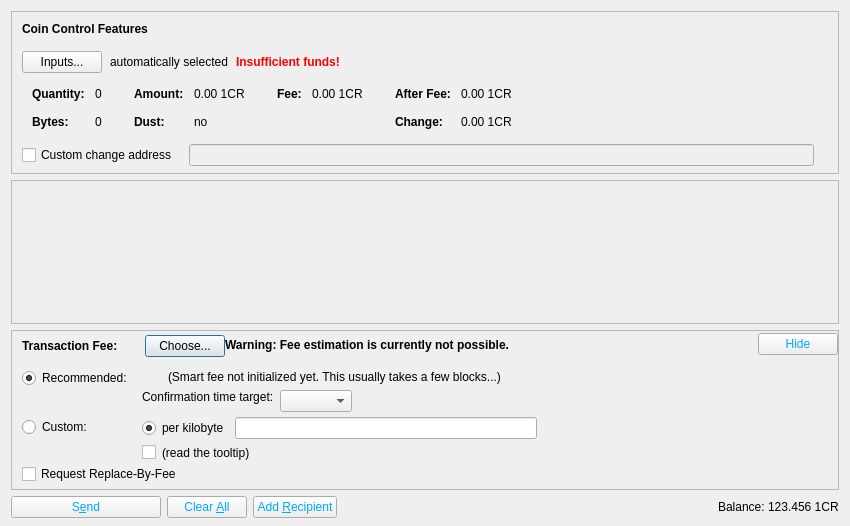
<?xml version="1.0" encoding="UTF-8"?>
<ui version="4.0">
 <class>SendCoinsDialog</class>
 <widget class="QDialog" name="SendCoinsDialog">
  <property name="geometry">
   <rect>
    <x>0</x>
    <y>0</y>
    <width>850</width>
    <height>526</height>
   </rect>
  </property>
  <property name="windowTitle">
   <string>Send Coins</string>
  </property>
  <layout class="QVBoxLayout" name="verticalLayout" stretch="0,1,0,0">
   <property name="bottomMargin">
    <number>8</number>
   </property>
   <item>
    <widget class="QFrame" name="frameCoinControl">
     <property name="sizePolicy">
      <sizepolicy hsizetype="Expanding" vsizetype="Expanding">
       <horstretch>0</horstretch>
       <verstretch>0</verstretch>
      </sizepolicy>
     </property>
     <property name="maximumSize">
      <size>
       <width>16777215</width>
       <height>16777215</height>
      </size>
     </property>
     <property name="frameShape">
      <enum>QFrame::StyledPanel</enum>
     </property>
     <property name="frameShadow">
      <enum>QFrame::Sunken</enum>
     </property>
     <layout class="QVBoxLayout" name="verticalLayoutCoinControl2">
      <property name="spacing">
       <number>0</number>
      </property>
      <property name="leftMargin">
       <number>0</number>
      </property>
      <property name="topMargin">
       <number>0</number>
      </property>
      <property name="rightMargin">
       <number>0</number>
      </property>
      <property name="bottomMargin">
       <number>6</number>
      </property>
      <item>
       <layout class="QVBoxLayout" name="verticalLayoutCoinControl" stretch="0,0,0,0,1">
        <property name="spacing">
         <number>0</number>
        </property>
        <property name="leftMargin">
         <number>10</number>
        </property>
        <property name="topMargin">
         <number>10</number>
        </property>
        <item>
         <layout class="QHBoxLayout" name="horizontalLayoutCoinControl1">
          <property name="bottomMargin">
           <number>15</number>
          </property>
          <item>
           <widget class="QLabel" name="labelCoinControlFeatures">
            <property name="sizePolicy">
             <sizepolicy hsizetype="Preferred" vsizetype="Maximum">
              <horstretch>0</horstretch>
              <verstretch>0</verstretch>
             </sizepolicy>
            </property>
            <property name="font">
             <font>
              <weight>75</weight>
              <bold>true</bold>
             </font>
            </property>
            <property name="styleSheet">
             <string notr="true">font-weight:bold;</string>
            </property>
            <property name="text">
             <string>Coin Control Features</string>
            </property>
           </widget>
          </item>
         </layout>
        </item>
        <item>
         <layout class="QHBoxLayout" name="horizontalLayoutCoinControl2" stretch="0,0,0,0">
          <property name="spacing">
           <number>8</number>
          </property>
          <property name="bottomMargin">
           <number>10</number>
          </property>
          <item>
           <widget class="QPushButton" name="pushButtonCoinControl">
            <property name="styleSheet">
             <string notr="true"/>
            </property>
            <property name="text">
             <string>Inputs...</string>
            </property>
            <property name="autoDefault">
             <bool>false</bool>
            </property>
           </widget>
          </item>
          <item>
           <widget class="QLabel" name="labelCoinControlAutomaticallySelected">
            <property name="text">
             <string>automatically selected</string>
            </property>
            <property name="margin">
             <number>5</number>
            </property>
           </widget>
          </item>
          <item>
           <widget class="QLabel" name="labelCoinControlInsuffFunds">
            <property name="font">
             <font>
              <weight>75</weight>
              <bold>true</bold>
             </font>
            </property>
            <property name="styleSheet">
             <string notr="true">color:red;font-weight:bold;</string>
            </property>
            <property name="text">
             <string>Insufficient funds!</string>
            </property>
            <property name="margin">
             <number>5</number>
            </property>
           </widget>
          </item>
          <item>
           <spacer name="horizontalSpacerCoinControl">
            <property name="orientation">
             <enum>Qt::Horizontal</enum>
            </property>
            <property name="sizeHint" stdset="0">
             <size>
              <width>40</width>
              <height>1</height>
             </size>
            </property>
           </spacer>
          </item>
         </layout>
        </item>
        <item>
         <widget class="QWidget" name="widgetCoinControl" native="true">
          <property name="sizePolicy">
           <sizepolicy hsizetype="Preferred" vsizetype="Preferred">
            <horstretch>0</horstretch>
            <verstretch>0</verstretch>
           </sizepolicy>
          </property>
          <property name="minimumSize">
           <size>
            <width>0</width>
            <height>0</height>
           </size>
          </property>
          <property name="styleSheet">
           <string notr="true"/>
          </property>
          <layout class="QHBoxLayout" name="horizontalLayoutCoinControl5">
           <property name="leftMargin">
            <number>0</number>
           </property>
           <property name="topMargin">
            <number>0</number>
           </property>
           <property name="rightMargin">
            <number>0</number>
           </property>
           <property name="bottomMargin">
            <number>0</number>
           </property>
           <item>
            <layout class="QHBoxLayout" name="horizontalLayoutCoinControl3" stretch="0,0,0,1">
             <property name="spacing">
              <number>20</number>
             </property>
             <property name="topMargin">
              <number>0</number>
             </property>
             <property name="bottomMargin">
              <number>10</number>
             </property>
             <item>
              <layout class="QFormLayout" name="formLayoutCoinControl1">
               <property name="horizontalSpacing">
                <number>10</number>
               </property>
               <property name="verticalSpacing">
                <number>14</number>
               </property>
               <property name="leftMargin">
                <number>10</number>
               </property>
               <property name="topMargin">
                <number>4</number>
               </property>
               <property name="rightMargin">
                <number>6</number>
               </property>
               <item row="0" column="0">
                <widget class="QLabel" name="labelCoinControlQuantityText">
                 <property name="font">
                  <font>
                   <weight>75</weight>
                   <bold>true</bold>
                  </font>
                 </property>
                 <property name="text">
                  <string>Quantity:</string>
                 </property>
                 <property name="margin">
                  <number>0</number>
                 </property>
                </widget>
               </item>
               <item row="0" column="1">
                <widget class="QLabel" name="labelCoinControlQuantity">
                 <property name="cursor">
                  <cursorShape>IBeamCursor</cursorShape>
                 </property>
                 <property name="contextMenuPolicy">
                  <enum>Qt::ActionsContextMenu</enum>
                 </property>
                 <property name="text">
                  <string notr="true">0</string>
                 </property>
                 <property name="margin">
                  <number>0</number>
                 </property>
                 <property name="textInteractionFlags">
                  <set>Qt::LinksAccessibleByMouse|Qt::TextSelectableByKeyboard|Qt::TextSelectableByMouse</set>
                 </property>
                </widget>
               </item>
               <item row="1" column="0">
                <widget class="QLabel" name="labelCoinControlBytesText">
                 <property name="font">
                  <font>
                   <weight>75</weight>
                   <bold>true</bold>
                  </font>
                 </property>
                 <property name="text">
                  <string>Bytes:</string>
                 </property>
                </widget>
               </item>
               <item row="1" column="1">
                <widget class="QLabel" name="labelCoinControlBytes">
                 <property name="cursor">
                  <cursorShape>IBeamCursor</cursorShape>
                 </property>
                 <property name="contextMenuPolicy">
                  <enum>Qt::ActionsContextMenu</enum>
                 </property>
                 <property name="text">
                  <string notr="true">0</string>
                 </property>
                 <property name="textInteractionFlags">
                  <set>Qt::LinksAccessibleByMouse|Qt::TextSelectableByKeyboard|Qt::TextSelectableByMouse</set>
                 </property>
                </widget>
               </item>
              </layout>
             </item>
             <item>
              <layout class="QFormLayout" name="formLayoutCoinControl2">
               <property name="horizontalSpacing">
                <number>10</number>
               </property>
               <property name="verticalSpacing">
                <number>14</number>
               </property>
               <property name="leftMargin">
                <number>6</number>
               </property>
               <property name="topMargin">
                <number>4</number>
               </property>
               <property name="rightMargin">
                <number>6</number>
               </property>
               <item row="0" column="0">
                <widget class="QLabel" name="labelCoinControlAmountText">
                 <property name="font">
                  <font>
                   <weight>75</weight>
                   <bold>true</bold>
                  </font>
                 </property>
                 <property name="text">
                  <string>Amount:</string>
                 </property>
                 <property name="margin">
                  <number>0</number>
                 </property>
                </widget>
               </item>
               <item row="0" column="1">
                <widget class="QLabel" name="labelCoinControlAmount">
                 <property name="cursor">
                  <cursorShape>IBeamCursor</cursorShape>
                 </property>
                 <property name="contextMenuPolicy">
                  <enum>Qt::ActionsContextMenu</enum>
                 </property>
                 <property name="text">
                  <string notr="true">0.00 1CR</string>
                 </property>
                 <property name="textInteractionFlags">
                  <set>Qt::LinksAccessibleByMouse|Qt::TextSelectableByKeyboard|Qt::TextSelectableByMouse</set>
                 </property>
                </widget>
               </item>
               <item row="1" column="0">
                <widget class="QLabel" name="labelCoinControlLowOutputText">
                 <property name="font">
                  <font>
                   <weight>75</weight>
                   <bold>true</bold>
                  </font>
                 </property>
                 <property name="text">
                  <string>Dust:</string>
                 </property>
                </widget>
               </item>
               <item row="1" column="1">
                <widget class="QLabel" name="labelCoinControlLowOutput">
                 <property name="cursor">
                  <cursorShape>IBeamCursor</cursorShape>
                 </property>
                 <property name="contextMenuPolicy">
                  <enum>Qt::ActionsContextMenu</enum>
                 </property>
                 <property name="text">
                  <string notr="true">no</string>
                 </property>
                 <property name="textInteractionFlags">
                  <set>Qt::LinksAccessibleByMouse|Qt::TextSelectableByKeyboard|Qt::TextSelectableByMouse</set>
                 </property>
                </widget>
               </item>
              </layout>
             </item>
             <item>
              <layout class="QFormLayout" name="formLayoutCoinControl3">
               <property name="horizontalSpacing">
                <number>10</number>
               </property>
               <property name="verticalSpacing">
                <number>14</number>
               </property>
               <property name="leftMargin">
                <number>6</number>
               </property>
               <property name="topMargin">
                <number>4</number>
               </property>
               <property name="rightMargin">
                <number>6</number>
               </property>
               <item row="0" column="0">
                <widget class="QLabel" name="labelCoinControlFeeText">
                 <property name="font">
                  <font>
                   <weight>75</weight>
                   <bold>true</bold>
                  </font>
                 </property>
                 <property name="text">
                  <string>Fee:</string>
                 </property>
                 <property name="margin">
                  <number>0</number>
                 </property>
                </widget>
               </item>
               <item row="0" column="1">
                <widget class="QLabel" name="labelCoinControlFee">
                 <property name="cursor">
                  <cursorShape>IBeamCursor</cursorShape>
                 </property>
                 <property name="contextMenuPolicy">
                  <enum>Qt::ActionsContextMenu</enum>
                 </property>
                 <property name="text">
                  <string notr="true">0.00 1CR</string>
                 </property>
                 <property name="textInteractionFlags">
                  <set>Qt::LinksAccessibleByMouse|Qt::TextSelectableByKeyboard|Qt::TextSelectableByMouse</set>
                 </property>
                </widget>
               </item>
              </layout>
             </item>
             <item>
              <layout class="QFormLayout" name="formLayoutCoinControl4">
               <property name="horizontalSpacing">
                <number>10</number>
               </property>
               <property name="verticalSpacing">
                <number>14</number>
               </property>
               <property name="leftMargin">
                <number>6</number>
               </property>
               <property name="topMargin">
                <number>4</number>
               </property>
               <property name="rightMargin">
                <number>6</number>
               </property>
               <item row="0" column="0">
                <widget class="QLabel" name="labelCoinControlAfterFeeText">
                 <property name="font">
                  <font>
                   <weight>75</weight>
                   <bold>true</bold>
                  </font>
                 </property>
                 <property name="text">
                  <string>After Fee:</string>
                 </property>
                 <property name="margin">
                  <number>0</number>
                 </property>
                </widget>
               </item>
               <item row="0" column="1">
                <widget class="QLabel" name="labelCoinControlAfterFee">
                 <property name="cursor">
                  <cursorShape>IBeamCursor</cursorShape>
                 </property>
                 <property name="contextMenuPolicy">
                  <enum>Qt::ActionsContextMenu</enum>
                 </property>
                 <property name="text">
                  <string notr="true">0.00 1CR</string>
                 </property>
                 <property name="textInteractionFlags">
                  <set>Qt::LinksAccessibleByMouse|Qt::TextSelectableByKeyboard|Qt::TextSelectableByMouse</set>
                 </property>
                </widget>
               </item>
               <item row="1" column="0">
                <widget class="QLabel" name="labelCoinControlChangeText">
                 <property name="font">
                  <font>
                   <weight>75</weight>
                   <bold>true</bold>
                  </font>
                 </property>
                 <property name="text">
                  <string>Change:</string>
                 </property>
                </widget>
               </item>
               <item row="1" column="1">
                <widget class="QLabel" name="labelCoinControlChange">
                 <property name="cursor">
                  <cursorShape>IBeamCursor</cursorShape>
                 </property>
                 <property name="contextMenuPolicy">
                  <enum>Qt::ActionsContextMenu</enum>
                 </property>
                 <property name="text">
                  <string notr="true">0.00 1CR</string>
                 </property>
                 <property name="textInteractionFlags">
                  <set>Qt::LinksAccessibleByMouse|Qt::TextSelectableByKeyboard|Qt::TextSelectableByMouse</set>
                 </property>
                </widget>
               </item>
              </layout>
             </item>
            </layout>
           </item>
          </layout>
         </widget>
        </item>
        <item>
         <layout class="QHBoxLayout" name="horizontalLayoutCoinControl4" stretch="0,0,0">
          <property name="spacing">
           <number>12</number>
          </property>
          <property name="sizeConstraint">
           <enum>QLayout::SetDefaultConstraint</enum>
          </property>
          <property name="topMargin">
           <number>5</number>
          </property>
          <property name="rightMargin">
           <number>5</number>
          </property>
          <item>
           <widget class="QCheckBox" name="checkBoxCoinControlChange">
            <property name="toolTip">
             <string>If this is activated, but the change address is empty or invalid, change will be sent to a newly generated address.</string>
            </property>
            <property name="text">
             <string>Custom change address</string>
            </property>
           </widget>
          </item>
          <item>
           <widget class="QValidatedLineEdit" name="lineEditCoinControlChange">
            <property name="enabled">
             <bool>false</bool>
            </property>
            <property name="sizePolicy">
             <sizepolicy hsizetype="Expanding" vsizetype="Fixed">
              <horstretch>0</horstretch>
              <verstretch>0</verstretch>
             </sizepolicy>
            </property>
           </widget>
          </item>
          <item>
           <widget class="QLabel" name="labelCoinControlChangeLabel">
            <property name="sizePolicy">
             <sizepolicy hsizetype="Preferred" vsizetype="Expanding">
              <horstretch>0</horstretch>
              <verstretch>0</verstretch>
             </sizepolicy>
            </property>
            <property name="minimumSize">
             <size>
              <width>0</width>
              <height>0</height>
             </size>
            </property>
            <property name="text">
             <string/>
            </property>
            <property name="margin">
             <number>3</number>
            </property>
           </widget>
          </item>
         </layout>
        </item>
        <item>
         <spacer name="verticalSpacerCoinControl">
          <property name="orientation">
           <enum>Qt::Vertical</enum>
          </property>
          <property name="sizeHint" stdset="0">
           <size>
            <width>800</width>
            <height>1</height>
           </size>
          </property>
         </spacer>
        </item>
       </layout>
      </item>
     </layout>
    </widget>
   </item>
   <item>
    <widget class="QScrollArea" name="scrollArea">
     <property name="widgetResizable">
      <bool>true</bool>
     </property>
     <widget class="QWidget" name="scrollAreaWidgetContents">
      <property name="geometry">
       <rect>
        <x>0</x>
        <y>0</y>
        <width>830</width>
        <height>102</height>
       </rect>
      </property>
      <layout class="QVBoxLayout" name="verticalLayout_2" stretch="0,1">
       <property name="leftMargin">
        <number>0</number>
       </property>
       <property name="topMargin">
        <number>0</number>
       </property>
       <property name="rightMargin">
        <number>0</number>
       </property>
       <property name="bottomMargin">
        <number>0</number>
       </property>
       <item>
        <layout class="QVBoxLayout" name="entries">
         <property name="spacing">
          <number>6</number>
         </property>
        </layout>
       </item>
       <item>
        <spacer name="verticalSpacer">
         <property name="orientation">
          <enum>Qt::Vertical</enum>
         </property>
         <property name="sizeHint" stdset="0">
          <size>
           <width>20</width>
           <height>40</height>
          </size>
         </property>
        </spacer>
       </item>
      </layout>
     </widget>
    </widget>
   </item>
   <item>
    <widget class="QFrame" name="frameFee">
     <property name="sizePolicy">
      <sizepolicy hsizetype="Expanding" vsizetype="Expanding">
       <horstretch>0</horstretch>
       <verstretch>0</verstretch>
      </sizepolicy>
     </property>
     <property name="maximumSize">
      <size>
       <width>16777215</width>
       <height>16777215</height>
      </size>
     </property>
     <property name="frameShape">
      <enum>QFrame::StyledPanel</enum>
     </property>
     <property name="frameShadow">
      <enum>QFrame::Sunken</enum>
     </property>
     <layout class="QVBoxLayout" name="verticalLayoutFee1">
      <property name="spacing">
       <number>0</number>
      </property>
      <property name="leftMargin">
       <number>0</number>
      </property>
      <property name="topMargin">
       <number>0</number>
      </property>
      <property name="rightMargin">
       <number>0</number>
      </property>
      <property name="bottomMargin">
       <number>0</number>
      </property>
      <item>
       <layout class="QVBoxLayout" name="verticalLayoutFee2" stretch="0,0,0">
        <property name="spacing">
         <number>0</number>
        </property>
        <property name="leftMargin">
         <number>10</number>
        </property>
        <property name="topMargin">
         <number>0</number>
        </property>
        <item>
         <layout class="QHBoxLayout" name="horizontalLayoutFee1">
          <property name="bottomMargin">
           <number>0</number>
          </property>
          <item>
           <layout class="QVBoxLayout" name="verticalLayoutFee7">
            <property name="spacing">
             <number>0</number>
            </property>
            <item>
             <spacer name="verticalSpacerSmartFee">
              <property name="orientation">
               <enum>Qt::Vertical</enum>
              </property>
              <property name="sizeType">
               <enum>QSizePolicy::Fixed</enum>
              </property>
              <property name="sizeHint" stdset="0">
               <size>
                <width>1</width>
                <height>4</height>
               </size>
              </property>
             </spacer>
            </item>
            <item>
             <layout class="QHBoxLayout" name="horizontalLayoutSmartFee">
              <property name="spacing">
               <number>10</number>
              </property>
              <item>
               <widget class="QLabel" name="labelFeeHeadline">
                <property name="sizePolicy">
                 <sizepolicy hsizetype="Preferred" vsizetype="Maximum">
                  <horstretch>0</horstretch>
                  <verstretch>0</verstretch>
                 </sizepolicy>
                </property>
                <property name="font">
                 <font>
                  <weight>75</weight>
                  <bold>true</bold>
                 </font>
                </property>
                <property name="styleSheet">
                 <string notr="true">font-weight:bold;</string>
                </property>
                <property name="text">
                 <string>Transaction Fee:</string>
                </property>
               </widget>
              </item>
              <item>
               <widget class="QLabel" name="labelFeeMinimized">
                <property name="text">
                 <string/>
                </property>
               </widget>
              </item>
              <item>
               <widget class="QPushButton" name="buttonChooseFee">
                <property name="text">
                 <string>Choose...</string>
                </property>
               </widget>
              </item>
             </layout>
            </item>
            <item>
             <spacer name="verticalSpacer_5">
              <property name="orientation">
               <enum>Qt::Vertical</enum>
              </property>
              <property name="sizeHint" stdset="0">
               <size>
                <width>1</width>
                <height>1</height>
               </size>
              </property>
             </spacer>
            </item>
           </layout>
          </item>
          <item>
           <widget class="QLabel" name="fallbackFeeWarningLabel">
            <property name="font">
             <font>
              <weight>75</weight>
              <bold>true</bold>
             </font>
            </property>
            <property name="toolTip">
             <string>Using the fallbackfee can result in sending a transaction that will take several hours or days (or never) to confirm. Consider choosing your fee manually or wait until you have validated the complete chain.</string>
            </property>
            <property name="text">
             <string>Warning: Fee estimation is currently not possible.</string>
            </property>
            <property name="wordWrap">
             <bool>false</bool>
            </property>
           </widget>
          </item>
          <item>
           <spacer name="horizontalSpacer_4">
            <property name="orientation">
             <enum>Qt::Horizontal</enum>
            </property>
            <property name="sizeType">
             <enum>QSizePolicy::MinimumExpanding</enum>
            </property>
            <property name="sizeHint" stdset="0">
             <size>
              <width>40</width>
              <height>20</height>
             </size>
            </property>
           </spacer>
          </item>
          <item>
           <widget class="QPushButton" name="buttonMinimizeFee">
            <property name="toolTip">
             <string>collapse fee-settings</string>
            </property>
            <property name="styleSheet">
             <string notr="true">color: rgb(0, 168, 255);</string>
            </property>
            <property name="text">
             <string>Hide</string>
            </property>
           </widget>
          </item>
         </layout>
        </item>
        <item>
         <widget class="QFrame" name="frameFeeSelection">
          <layout class="QVBoxLayout" name="verticalLayoutFee12">
           <property name="spacing">
            <number>0</number>
           </property>
           <property name="leftMargin">
            <number>0</number>
           </property>
           <property name="topMargin">
            <number>0</number>
           </property>
           <property name="rightMargin">
            <number>0</number>
           </property>
           <property name="bottomMargin">
            <number>0</number>
           </property>
           <item>
            <layout class="QGridLayout" name="gridLayoutFee">
             <property name="topMargin">
              <number>10</number>
             </property>
             <property name="bottomMargin">
              <number>4</number>
             </property>
             <property name="horizontalSpacing">
              <number>10</number>
             </property>
             <property name="verticalSpacing">
              <number>4</number>
             </property>
             <item row="1" column="1">
              <layout class="QVBoxLayout" name="verticalLayoutFee8">
               <property name="spacing">
                <number>6</number>
               </property>
               <item>
                <layout class="QHBoxLayout" name="horizontalLayoutFee13">
                 <item>
                  <widget class="QRadioButton" name="radioCustomPerKilobyte">
                   <property name="toolTip">
                    <string>If the custom fee is set to 1000 satoshis and the transaction is only 250 bytes, then &quot;per kilobyte&quot; only pays 250 satoshis in fee, while &quot;total at least&quot; pays 1000 satoshis. For transactions bigger than a kilobyte both pay by kilobyte.</string>
                   </property>
                   <property name="text">
                    <string>per kilobyte</string>
                   </property>
                   <property name="checked">
                    <bool>true</bool>
                   </property>
                   <attribute name="buttonGroup">
                    <string notr="true">groupCustomFee</string>
                   </attribute>
                  </widget>
                 </item>
                 <item>
                  <widget class="BitcoinAmountField" name="customFee"/>
                 </item>
                 <item>
                  <spacer name="horizontalSpacer_6">
                   <property name="orientation">
                    <enum>Qt::Horizontal</enum>
                   </property>
                   <property name="sizeHint" stdset="0">
                    <size>
                     <width>1</width>
                     <height>1</height>
                    </size>
                   </property>
                  </spacer>
                 </item>
                </layout>
               </item>
               <item>
                <layout class="QHBoxLayout" name="horizontalLayoutFee8">
                 <item>
                  <widget class="QCheckBox" name="checkBoxMinimumFee">
                   <property name="toolTip">
                    <string>Paying only the minimum fee is just fine as long as there is less transaction volume than space in the blocks. But be aware that this can end up in a never confirming transaction once there is more demand for 1credit transactions than the network can process.</string>
                   </property>
                   <property name="text">
                    <string/>
                   </property>
                  </widget>
                 </item>
                 <item>
                  <widget class="QLabel" name="labelMinFeeWarning">
                   <property name="enabled">
                    <bool>true</bool>
                   </property>
                   <property name="toolTip">
                    <string>Paying only the minimum fee is just fine as long as there is less transaction volume than space in the blocks. But be aware that this can end up in a never confirming transaction once there is more demand for 1credit transactions than the network can process.</string>
                   </property>
                   <property name="text">
                    <string>(read the tooltip)</string>
                   </property>
                   <property name="margin">
                    <number>5</number>
                   </property>
                  </widget>
                 </item>
                 <item>
                  <spacer name="horizontalSpacer_2">
                   <property name="orientation">
                    <enum>Qt::Horizontal</enum>
                   </property>
                   <property name="sizeHint" stdset="0">
                    <size>
                     <width>1</width>
                     <height>1</height>
                    </size>
                   </property>
                  </spacer>
                 </item>
                </layout>
               </item>
              </layout>
             </item>
             <item row="0" column="0">
              <layout class="QVBoxLayout" name="verticalLayoutFee4" stretch="0,1">
               <item>
                <widget class="QRadioButton" name="radioSmartFee">
                 <property name="text">
                  <string>Recommended:</string>
                 </property>
                 <property name="checked">
                  <bool>true</bool>
                 </property>
                 <attribute name="buttonGroup">
                  <string notr="true">groupFee</string>
                 </attribute>
                </widget>
               </item>
               <item>
                <spacer name="verticalSpacer_2">
                 <property name="orientation">
                  <enum>Qt::Vertical</enum>
                 </property>
                 <property name="sizeHint" stdset="0">
                  <size>
                   <width>1</width>
                   <height>1</height>
                  </size>
                 </property>
                </spacer>
               </item>
              </layout>
             </item>
             <item row="1" column="0">
              <layout class="QVBoxLayout" name="verticalLayoutFee9" stretch="0,1">
               <item>
                <widget class="QRadioButton" name="radioCustomFee">
                 <property name="text">
                  <string>Custom:</string>
                 </property>
                 <attribute name="buttonGroup">
                  <string notr="true">groupFee</string>
                 </attribute>
                </widget>
               </item>
               <item>
                <spacer name="verticalSpacer_6">
                 <property name="orientation">
                  <enum>Qt::Vertical</enum>
                 </property>
                 <property name="sizeHint" stdset="0">
                  <size>
                   <width>1</width>
                   <height>1</height>
                  </size>
                 </property>
                </spacer>
               </item>
              </layout>
             </item>
             <item row="0" column="1">
              <layout class="QVBoxLayout" name="verticalLayoutFee3" stretch="0,0,1">
               <property name="spacing">
                <number>6</number>
               </property>
               <property name="topMargin">
                <number>2</number>
               </property>
               <item>
                <layout class="QHBoxLayout" name="horizontalLayoutFee12">
                 <item>
                  <widget class="QLabel" name="labelSmartFee">
                   <property name="text">
                    <string/>
                   </property>
                   <property name="margin">
                    <number>2</number>
                   </property>
                  </widget>
                 </item>
                 <item>
                  <widget class="QLabel" name="labelFeeEstimation">
                   <property name="text">
                    <string/>
                   </property>
                  </widget>
                 </item>
                 <item>
                  <widget class="QLabel" name="labelSmartFee2">
                   <property name="text">
                    <string>(Smart fee not initialized yet. This usually takes a few blocks...)</string>
                   </property>
                   <property name="margin">
                    <number>2</number>
                   </property>
                  </widget>
                 </item>
                 <item>
                  <spacer name="horizontalSpacer_5">
                   <property name="orientation">
                    <enum>Qt::Horizontal</enum>
                   </property>
                   <property name="sizeHint" stdset="0">
                    <size>
                     <width>1</width>
                     <height>1</height>
                    </size>
                   </property>
                  </spacer>
                 </item>
                </layout>
               </item>
               <item>
                <layout class="QHBoxLayout" name="horizontalLayoutFee9">
                 <item>
                  <layout class="QVBoxLayout" name="verticalLayoutFee6">
                   <item>
                    <widget class="QLabel" name="labelSmartFee3">
                     <property name="text">
                      <string>Confirmation time target:</string>
                     </property>
                     <property name="margin">
                      <number>2</number>
                     </property>
                    </widget>
                   </item>
                   <item>
                    <spacer name="verticalSpacer_3">
                     <property name="orientation">
                      <enum>Qt::Vertical</enum>
                     </property>
                     <property name="sizeHint" stdset="0">
                      <size>
                       <width>1</width>
                       <height>1</height>
                      </size>
                     </property>
                    </spacer>
                   </item>
                  </layout>
                 </item>
                 <item>
                  <layout class="QVBoxLayout" name="verticalLayoutFee5">
                   <property name="rightMargin">
                    <number>30</number>
                   </property>
                   <item>
                    <layout class="QHBoxLayout" name="horizontalLayoutConfTarget">
                     <property name="bottomMargin">
                      <number>0</number>
                     </property>
                     <item>
                      <widget class="QComboBox" name="confTargetSelector"/>
                     </item>
                     <item>
                      <spacer name="horizontalSpacerConfTarget">
                       <property name="orientation">
                        <enum>Qt::Horizontal</enum>
                       </property>
                       <property name="sizeHint" stdset="0">
                        <size>
                         <width>40</width>
                         <height>20</height>
                        </size>
                       </property>
                      </spacer>
                     </item>
                    </layout>
                   </item>
                  </layout>
                 </item>
                </layout>
               </item>
               <item>
                <spacer name="verticalSpacer_4">
                 <property name="orientation">
                  <enum>Qt::Vertical</enum>
                 </property>
                 <property name="sizeHint" stdset="0">
                  <size>
                   <width>1</width>
                   <height>1</height>
                  </size>
                 </property>
                </spacer>
               </item>
              </layout>
             </item>
            </layout>
           </item>
           <item>
            <widget class="QCheckBox" name="optInRBF">
             <property name="toolTip">
              <string>Indicates that the sender may wish to replace this transaction with a new one paying higher fees (prior to being confirmed).</string>
             </property>
             <property name="text">
              <string>Request Replace-By-Fee</string>
             </property>
            </widget>
           </item>
          </layout>
         </widget>
        </item>
        <item>
         <spacer name="verticalSpacerFee">
          <property name="orientation">
           <enum>Qt::Vertical</enum>
          </property>
          <property name="sizeHint" stdset="0">
           <size>
            <width>40</width>
            <height>5</height>
           </size>
          </property>
         </spacer>
        </item>
       </layout>
      </item>
     </layout>
    </widget>
   </item>
   <item>
    <layout class="QHBoxLayout" name="horizontalLayout">
     <item>
      <widget class="QPushButton" name="sendButton">
       <property name="minimumSize">
        <size>
         <width>150</width>
         <height>0</height>
        </size>
       </property>
       <property name="toolTip">
        <string>Confirm the send action</string>
       </property>
       <property name="styleSheet">
        <string notr="true">color: rgb(0, 168, 255);</string>
       </property>
       <property name="text">
        <string>S&amp;end</string>
       </property>
       <property name="icon">
        <iconset resource="E:/work/litecoin-master/litecoin-0.15.0.1rc1/1credit-0.15.0.1rc1/src/qt/bitcoin.qrc">
         <normaloff>:/icons/send</normaloff>:/icons/send</iconset>
       </property>
       <property name="autoDefault">
        <bool>false</bool>
       </property>
       <property name="default">
        <bool>false</bool>
       </property>
      </widget>
     </item>
     <item>
      <widget class="QPushButton" name="clearButton">
       <property name="sizePolicy">
        <sizepolicy hsizetype="Minimum" vsizetype="Fixed">
         <horstretch>0</horstretch>
         <verstretch>0</verstretch>
        </sizepolicy>
       </property>
       <property name="toolTip">
        <string>Clear all fields of the form.</string>
       </property>
       <property name="styleSheet">
        <string notr="true">color: rgb(0, 168, 255);
</string>
       </property>
       <property name="text">
        <string>Clear &amp;All</string>
       </property>
       <property name="icon">
        <iconset resource="E:/work/litecoin-master/litecoin-0.15.0.1rc1/1credit-0.15.0.1rc1/src/qt/bitcoin.qrc">
         <normaloff>:/icons/remove</normaloff>:/icons/remove</iconset>
       </property>
       <property name="autoDefault">
        <bool>false</bool>
       </property>
      </widget>
     </item>
     <item>
      <widget class="QPushButton" name="addButton">
       <property name="toolTip">
        <string>Send to multiple recipients at once</string>
       </property>
       <property name="styleSheet">
        <string notr="true">color: rgb(0, 168, 255);</string>
       </property>
       <property name="text">
        <string>Add &amp;Recipient</string>
       </property>
       <property name="icon">
        <iconset resource="E:/work/litecoin-master/litecoin-0.15.0.1rc1/1credit-0.15.0.1rc1/src/qt/bitcoin.qrc">
         <normaloff>:/icons/add</normaloff>:/icons/add</iconset>
       </property>
       <property name="autoDefault">
        <bool>false</bool>
       </property>
      </widget>
     </item>
     <item>
      <spacer name="horizontalSpacer">
       <property name="orientation">
        <enum>Qt::Horizontal</enum>
       </property>
       <property name="sizeHint" stdset="0">
        <size>
         <width>40</width>
         <height>20</height>
        </size>
       </property>
      </spacer>
     </item>
     <item>
      <layout class="QHBoxLayout" name="horizontalLayout_2">
       <property name="spacing">
        <number>3</number>
       </property>
       <item>
        <widget class="QLabel" name="label">
         <property name="sizePolicy">
          <sizepolicy hsizetype="Preferred" vsizetype="Fixed">
           <horstretch>0</horstretch>
           <verstretch>0</verstretch>
          </sizepolicy>
         </property>
         <property name="text">
          <string>Balance:</string>
         </property>
        </widget>
       </item>
       <item>
        <widget class="QLabel" name="labelBalance">
         <property name="sizePolicy">
          <sizepolicy hsizetype="Preferred" vsizetype="Fixed">
           <horstretch>0</horstretch>
           <verstretch>0</verstretch>
          </sizepolicy>
         </property>
         <property name="cursor">
          <cursorShape>IBeamCursor</cursorShape>
         </property>
         <property name="text">
          <string notr="true">123.456 1CR</string>
         </property>
         <property name="textInteractionFlags">
          <set>Qt::LinksAccessibleByMouse|Qt::TextSelectableByKeyboard|Qt::TextSelectableByMouse</set>
         </property>
        </widget>
       </item>
      </layout>
     </item>
    </layout>
   </item>
  </layout>
 </widget>
 <customwidgets>
  <customwidget>
   <class>QValidatedLineEdit</class>
   <extends>QLineEdit</extends>
   <header>qvalidatedlineedit.h</header>
  </customwidget>
  <customwidget>
   <class>BitcoinAmountField</class>
   <extends>QLineEdit</extends>
   <header>bitcoinamountfield.h</header>
   <container>1</container>
  </customwidget>
 </customwidgets>
 <resources>
  <include location="E:/work/litecoin-master/litecoin-0.15.0.1rc1/1credit-0.15.0.1rc1/src/qt/bitcoin.qrc"/>
 </resources>
 <connections/>
 <buttongroups>
  <buttongroup name="groupFee"/>
  <buttongroup name="groupCustomFee"/>
 </buttongroups>
</ui>
